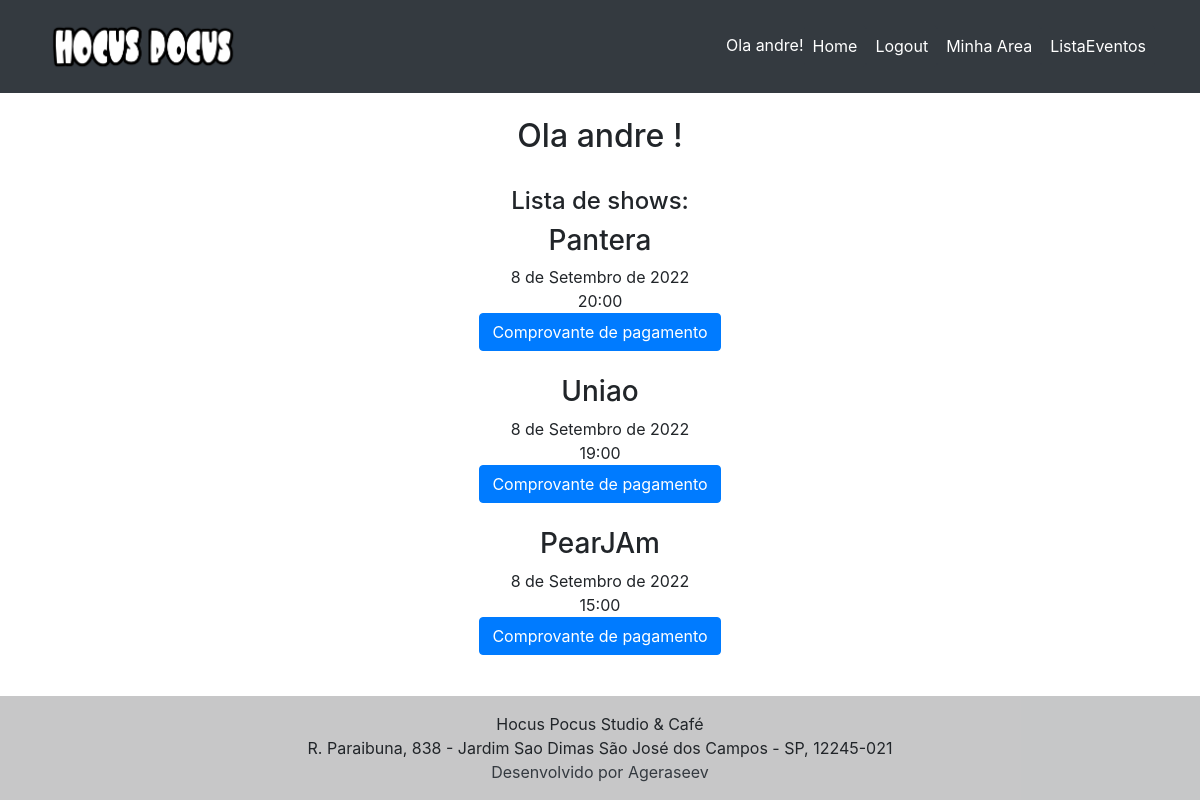
Page /dashboard (signed in) on the earlier database version.
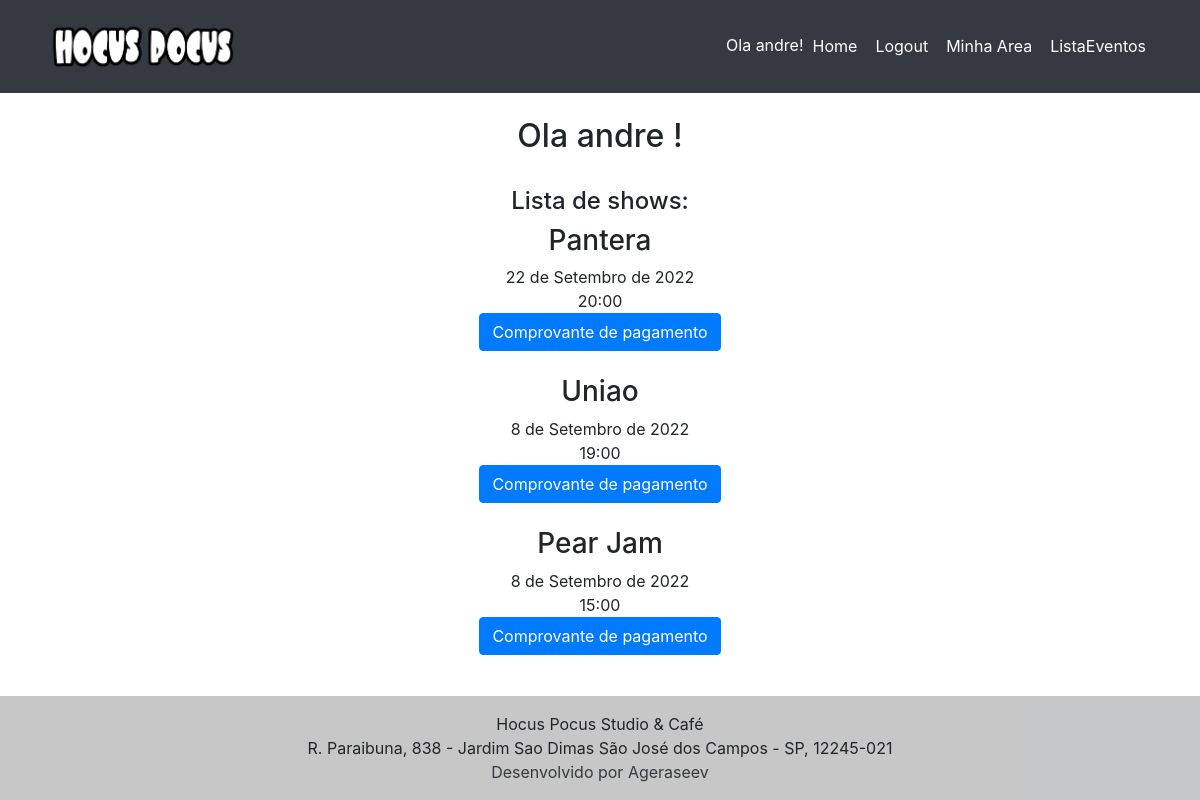
Same page on the later database version.
### show/models.py (models this page shows, shortened)
class NomeLista(models.Model):
    sem_registro = models.ForeignKey(UsuarioSemRegistro, on_delete=models.CASCADE, blank=True, null= True)
    roqueiro = models.ForeignKey(Usuario, on_delete=models.CASCADE, blank=True, null= True)
    pagamento = models.BooleanField(default=False)
    comprovante = models.ImageField(upload_to='static/comprovantes', blank=True)
    lista_reserva = models.ForeignKey(Show, on_delete=models.CASCADE, blank=True, null= True,)
    class Meta:
        unique_together = ('roqueiro', 'lista_reserva')

class Show(models.Model):
    titulo_show = models.CharField(max_length=100, )
    descricao_show = models.CharField(max_length=300)
    horario_do_show = models.CharField(max_length=100, null=True)
    data_do_show = models.DateField(null=True)
    banner = models.ImageField(upload_to='static/banners', blank=True)
    publicada = models.BooleanField(default=False)
    def __str__(self):
        return self.titulo_show

### usuario/views.py (the view)
# urls.py: path('dashboard', dashboard, name='dashboard'),
def dashboard(request):
    if request.method == 'POST' and request.FILES['imagem']:
        id = request.POST['id']
        imagem = request.FILES['imagem']
        fss = FileSystemStorage()
        fss.save(imagem.name, imagem)
        recibo = NomeLista.objects.filter(id=id)
        recibo.update(comprovante=imagem)
        if request.user.is_authenticated:
            usuario = request.user.usuario.usuario_id
            show = NomeLista.objects.filter(roqueiro_id=usuario)
            dados = {
                'eventos': show
            }
        return render(request, 'dashboard.html', dados)
    else:
        if request.user.is_authenticated:
            usuario = request.user.usuario.usuario_id
            show = NomeLista.objects.filter(roqueiro_id=usuario)
            dados = {
                'eventos': show
            }
            return render(request, 'dashboard.html', dados)
        else:
            return redirect('home')

### templates/dashboard.html (shortened to what this page needs)
{% extends 'base.html' %}
{% load static %}
{% block content %}
<body>
<div class="container mt-4 text-center">
    <h2> Ola {{ user.username }} ! </h2><br>
    <h4>Lista de shows:</h4>
{% for evento in eventos %}
<h3>{{ evento.lista_reserva.titulo_show }}</h3>
{{ evento.lista_reserva.data_do_show }}<br>
{{ evento.lista_reserva.horario_do_show }}<br>
<button type="button" class="btn btn-primary mb-4" data-toggle="modal" data-target="#botao{{ evento.lista_reserva.id }}">
  Comprovante de pagamento
</button>
    <br>
{% endfor %}
{% for evento in eventos %}
<div class="modal fade" id="botao{{ evento.lista_reserva.id }}" tabindex="-1" role="dialog" aria-labelledby="{{ evento.lista_reserva }}Label" aria-hidden="true">
  <div class="modal-dialog" role="document">
    <div class="modal-content">
      <div class="modal-body ">
<div class="container ">
        <div class="text center">
          </div>
        </div>
     </div>
    </div>
  </div>
</div>
</div>
{% endfor %}
{% endblock %}

Differences in the rows shown:
changed through a linked row, NomeLista "Pantera": lista_reserva.data_do_show "8 de Setembro de 2022" → "22 de Setembro de 2022"
changed through a linked row, NomeLista: lista_reserva.titulo_show "PearJAm" → "Pear Jam"
